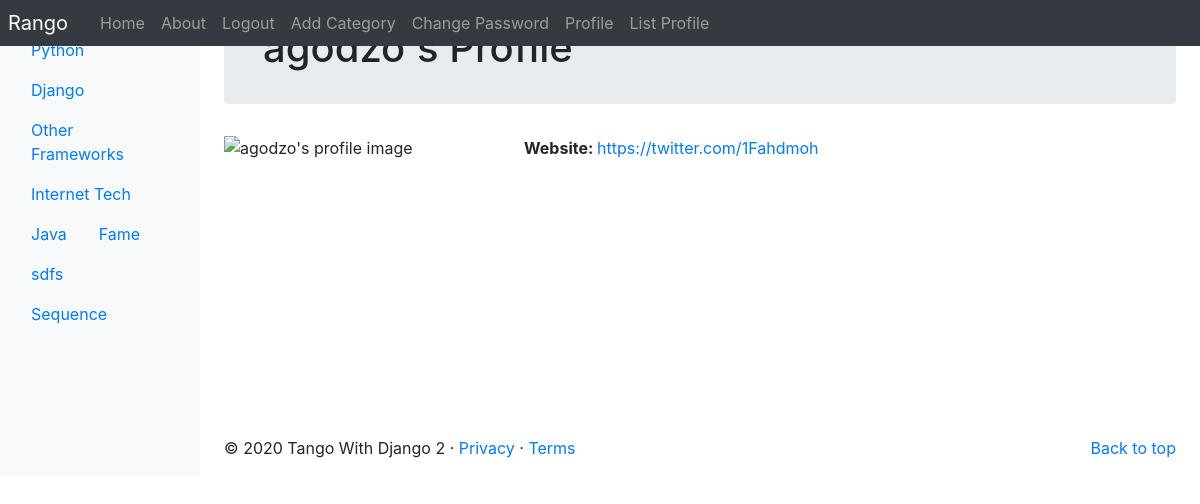
/rango/profile/agodzo/ (signed in), run on an earlier commit of the app's database.
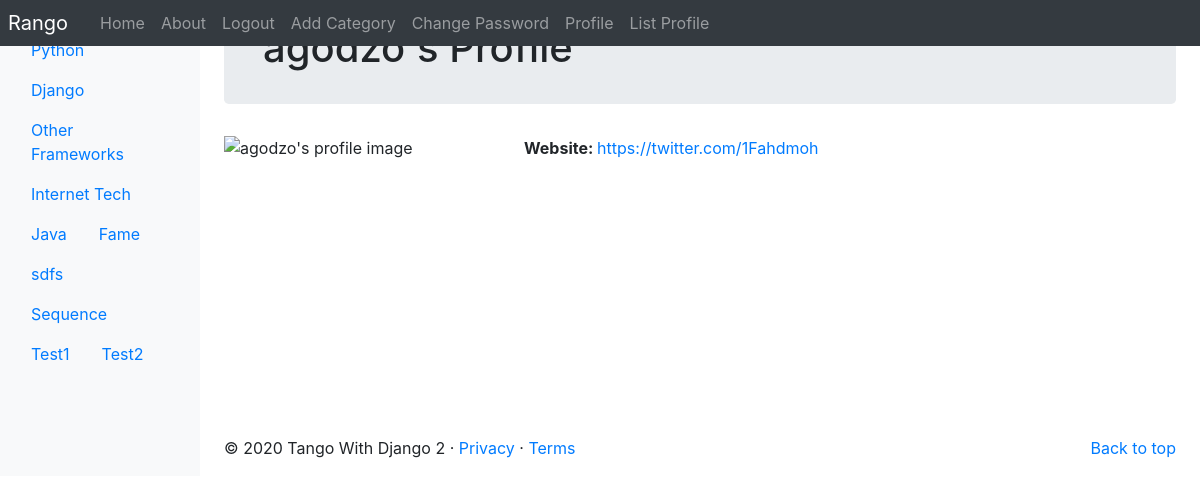
And on a later commit of the database.
### rango/models.py (models this page shows, shortened)
class Category(models.Model):
	name = models.CharField(max_length=128, unique=True)
	NAME_MAX_LENGTH = 128
	views= models.IntegerField(default=0)
	likes = models.IntegerField(default=0)
	slug = models.SlugField(unique=True)
	class Meta:
		verbose_name_plural = 'Categories'

### rango/views.py (the view, shortened to what this page needs)
# urls.py: path('profile/<username>/', ProfileView.as_view(), name='profile'),
class ProfileView(View):
	def get_user_details(self, username):
		try:
			user = User.objects.get(username = username)
		except User.DoesNotExist:
			return None
		user_profile = UserProfile.objects.get_or_create(user=user)[0]
		form = UserProfileForm({'website': user_profile.website,
			  					'picture': user_profile.picture})
		return(user, user_profile, form)
	@method_decorator(login_required)
	def get(self,request, username):
		try:
			(user, user_profile, form) = self.get_user_details(username)
		except TypeError:
			return redirect(reverse('rango:index'))
		context_dict = {'user_profile': user_profile,
		  				'selected_user': user,
		  				'form': form}
		return render(request,'rango/profile.html', context_dict)

### rango/templatetags/rango_template_tags.py (called while the page is built)
@register.inclusion_tag('rango/categories.html')
def get_category_list(current_category = None):
    return{'categories': Category.objects.all(),
           'current_category': current_category}

### templates/rango/profile.html (shortened to what this page needs)
{% extends 'rango/base.html' %}
{% load staticfiles %}
{% block body_block %}
<div class="jumbotron p-4">
	<div class="container">
		<h1 class="jumbotron-heading">{{ selected_user.username}}'s Profile</h1>
	</div>
</div>
<div class="container">
	<div class="row">
		<img src="{{ MEDIA_URL }}{{ user_profile.picture }}"
		width="300"
		height="300"
		alt="{{selected_user.username}}'s profile image"> <br/>
		<div>
			{% if selected_user == user %}
			<form action="." enctype="multipart/form-data" method="post">
				{% csrf_token %}
				{{ form.as_p }}
				<input type="submit" value="Update" />
			</form>
			{% else %}
			<p>
				<strong>
					Website:
				</strong>
				<a href="{{user_profile.website}}">{{ user_profile.website }}</a>
			</p>
			{% endif %}
		</div>
	</div>
</div>
{% endblock %}

### templates/rango/categories.html (shortened to what this page needs)
<ul class="nav flex-cloumn">
	{% if categories %}
		{% for c in categories %}
			{% if c == current_category %}
				<li class="nav-item">
					<a class="nav-link active" href="{% url 'rango:show_category' c.slug %}">
						<span data-feather="archive"></span>{{ c.name }}
					</a>
				</li>
			{% else %}
			<li class="nav-item">
				<a class="nav-link" href="{% url 'rango:show_category' c.slug %}">
					{{ c.name }}
				</a>
			</li>
			{% endif %}
		{% endfor %}
	{% else %}
	<li class="nav-item">There are no categories present</li>
	{% endif %}
</ul>

What changed in the data, as far as the page shows it:
added Category: name "Test1"
added Category: name "Test2"
